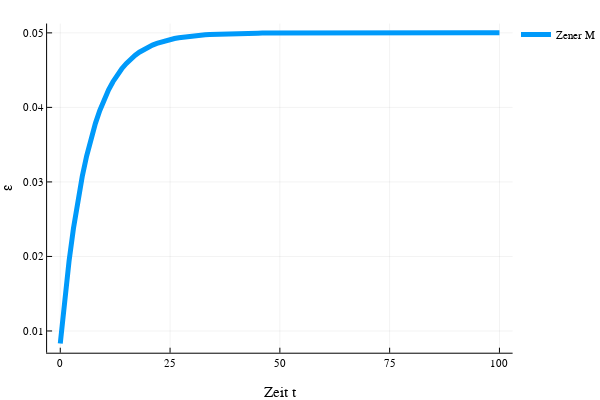

Source (notebook cell):
### Markdown cell above
**Kriechversuch**

### Code cell
Eₕ = 20.
Eₘ = 100.
ηₘ = 100.
ε_ZenerM, Δε_ZenerM = zenerₘ_ε(Eₘ, Eₕ, ηₘ, constant(1., t), t);
plot(t,ε_ZenerM, ylabel="ε", xlabel="Zeit t", label="Zener M", line=5)

### Figure 1 — Plotly figure (JSON) as saved in the notebook; plotly's stock layout.template omitted (floating-point values rounded to 4 significant figures)
{"data": [{"colorbar": {"title": ""}, "legendgroup": "Zener M", "line": {"color": "rgba(0, 154, 250, 1.000)", "dash": "solid", "shape": "linear", "width": 5}, "mode": "lines", "name": "Zener M", "showlegend": true, "type": "scatter", "x": [0, 1, 2, 3, 4, 5, 6, 7, 8, 9, 10, 11, 12, 13, 14, 15, 16, 17, 18, 19, 20, 21, 22, 23, 24, 25, 26, 27, 28, 29, 30, 31, 32, 33, 34, 35, 36, 37, 38, 39, 40, 41, 42, 43, 44, 45, 46, 47, 48, 49, 50, 51, 52, 53, 54, 55, 56, 57, 58, 59, 60, 61, 62, 63, 64, 65, 66, 67, 68, 69, 70, 71, 72, 73, 74, 75, 76, 77, 78, 79, 80, 81, 82, 83, 84, 85, 86, 87, 88, 89, 90, 91, 92, 93, 94, 95, 96, 97, 98, 99, 100], "xaxis": "x1", "y": [0.008333, 0.01429, 0.01939, 0.02376, 0.02751, 0.03072, 0.03348, 0.03584, 0.03786, 0.03959, 0.04108, 0.04236, 0.04345, 0.04438, 0.04519, 0.04587, 0.04646, 0.04697, 0.0474, 0.04777, 0.04809, 0.04836, 0.0486, 0.0488, 0.04897, 0.04912, 0.04924, 0.04935, 0.04944, 0.04952, 0.04959, 0.04965, 0.0497, 0.04974, 0.04978, 0.04981, 0.04984, 0.04986, 0.04988, 0.0499, 0.04991, 0.04993, 0.04994, 0.04994, 0.04995, 0.04996, 0.04997, 0.04997, 0.04997, 0.04998, 0.04998, 0.04998, 0.04999, 0.04999, 0.04999, 0.04999, 0.04999, 0.04999, 0.04999, 0.05, 0.05, 0.05, 0.05, 0.05, 0.05, 0.05, 0.05, 0.05, 0.05, 0.05, 0.05, 0.05, 0.05, 0.05, 0.05, 0.05, 0.05, 0.05, 0.05, 0.05, 0.05, 0.05, 0.05, 0.05, 0.05, 0.05, 0.05, 0.05, 0.05, 0.05, 0.05, 0.05, 0.05, 0.05, 0.05, 0.05, 0.05, 0.05, 0.05, 0.05, 0.05], "yaxis": "y1", "zmax": null, "zmin": null}], "layout": {"annotations": [], "height": 400, "legend": {"bgcolor": "rgba(255, 255, 255, 1.000)", "bordercolor": "rgba(0, 0, 0, 1.000)", "font": {"color": "rgba(0, 0, 0, 1.000)", "family": "sans-serif", "size": 11}, "tracegroupgap": 0, "x": 1, "y": 1}, "margin": {"b": 20, "l": 0, "r": 0, "t": 20}, "paper_bgcolor": "rgba(255, 255, 255, 1.000)", "plot_bgcolor": "rgba(255, 255, 255, 1.000)", "showlegend": true, "width": 600, "xaxis": {"anchor": "y1", "domain": [0.09128, 0.9934], "gridcolor": "rgba(0, 0, 0, 0.100)", "gridwidth": 0.5, "linecolor": "rgba(0, 0, 0, 1.000)", "mirror": false, "range": [-3, 103], "showgrid": true, "showline": true, "showticklabels": true, "tickangle": 0, "tickcolor": "rgb(0, 0, 0)", "tickfont": {"color": "rgba(0, 0, 0, 1.000)", "family": "sans-serif", "size": 11}, "tickmode": "array", "ticks": "inside", "ticktext": ["0", "25", "50", "75", "100"], "tickvals": [0, 25, 50, 75, 100], "title": "Zeit t", "titlefont": {"color": "rgba(0, 0, 0, 1.000)", "family": "sans-serif", "size": 15}, "type": "-", "visible": true, "zeroline": false, "zerolinecolor": "rgba(0, 0, 0, 1.000)"}, "yaxis": {"anchor": "x1", "domain": [0.07581, 0.9902], "gridcolor": "rgba(0, 0, 0, 0.100)", "gridwidth": 0.5, "linecolor": "rgba(0, 0, 0, 1.000)", "mirror": false, "range": [0.007083, 0.05125], "showgrid": true, "showline": true, "showticklabels": true, "tickangle": 0, "tickcolor": "rgb(0, 0, 0)", "tickfont": {"color": "rgba(0, 0, 0, 1.000)", "family": "sans-serif", "size": 11}, "tickmode": "array", "ticks": "inside", "ticktext": ["0.01", "0.02", "0.03", "0.04", "0.05"], "tickvals": [0.01, 0.02, 0.03, 0.04, 0.05], "title": "ε", "titlefont": {"color": "rgba(0, 0, 0, 1.000)", "family": "sans-serif", "size": 15}, "type": "-", "visible": true, "zeroline": false, "zerolinecolor": "rgba(0, 0, 0, 1.000)"}}}
